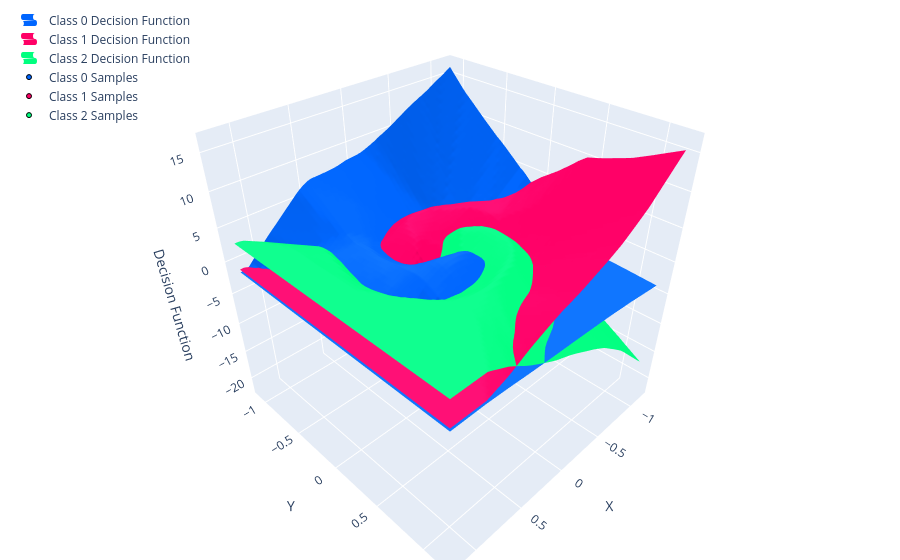

The notebook cell this image was saved under:
### Markdown cell above
### The Scores in 3D

The plot below shows the score of every class as a surface above the input plane (drag to rotate it). The predicted class is the one with the highest surface. For the linear classifier these surfaces were flat planes; now they bend.

### Code cell
vis.show_decision_functions(mlp_relu)

### Figure 1 — Plotly figure (JSON) as saved in the notebook; plotly's stock layout.template omitted (floating-point values rounded to 4 significant figures; data arrays with more than 128 entries replaced by an {"elided": "..."} marker saying what was removed)
{"data": [{"colorscale": [[0, "rgb(0, 102, 255)"], [1, "rgb(0, 102, 255)"]], "name": "Class 0 Decision Function", "opacity": 1, "showlegend": true, "showscale": false, "type": "surface", "x": [-1.168, -1.128, -1.088, -1.048, -1.008, -0.968, -0.928, -0.888, -0.848, -0.808, -0.768, -0.729, -0.689, -0.649, -0.609, -0.569, -0.529, -0.489, -0.449, -0.409, -0.369, -0.329, -0.289, -0.249, -0.209, -0.17, -0.13, -0.09, -0.05, -0.01, 0.03, 0.07, 0.11, 0.15, 0.19, 0.23, 0.27, 0.31, 0.35, 0.389, 0.429, 0.469, 0.509, 0.549, 0.589, 0.629, 0.669, 0.709, 0.749, 0.789, 0.829, 0.869, 0.908, 0.948, 0.988, 1.028, 1.068, 1.108, 1.148, 1.188], "y": [-1.095, -1.056, -1.018, -0.979, -0.94, -0.901, -0.863, -0.824, -0.785, -0.747, -0.708, -0.669, -0.63, -0.592, -0.553, -0.514, -0.476, -0.437, -0.398, -0.359, -0.321, -0.282, -0.243, -0.205, -0.166, -0.127, -0.088, -0.05, -0.011, 0.028, 0.066, 0.105, 0.144, 0.183, 0.221, 0.26, 0.299, 0.337, 0.376, 0.415, 0.454, 0.492, 0.531, 0.57, 0.608, 0.647, 0.686, 0.725, 0.763, 0.802, 0.841, 0.879, 0.918, 0.957, 0.996, 1.034, 1.073, 1.112, 1.15, 1.189], "z": {"elided": "60x60 float values"}}, {"colorscale": [[0, "rgb(255, 0, 102)"], [1, "rgb(255, 0, 102)"]], "name": "Class 1 Decision Function", "opacity": 1, "showlegend": true, "showscale": false, "type": "surface", "x": [-1.168, -1.128, -1.088, -1.048, -1.008, -0.968, -0.928, -0.888, -0.848, -0.808, -0.768, -0.729, -0.689, -0.649, -0.609, -0.569, -0.529, -0.489, -0.449, -0.409, -0.369, -0.329, -0.289, -0.249, -0.209, -0.17, -0.13, -0.09, -0.05, -0.01, 0.03, 0.07, 0.11, 0.15, 0.19, 0.23, 0.27, 0.31, 0.35, 0.389, 0.429, 0.469, 0.509, 0.549, 0.589, 0.629, 0.669, 0.709, 0.749, 0.789, 0.829, 0.869, 0.908, 0.948, 0.988, 1.028, 1.068, 1.108, 1.148, 1.188], "y": [-1.095, -1.056, -1.018, -0.979, -0.94, -0.901, -0.863, -0.824, -0.785, -0.747, -0.708, -0.669, -0.63, -0.592, -0.553, -0.514, -0.476, -0.437, -0.398, -0.359, -0.321, -0.282, -0.243, -0.205, -0.166, -0.127, -0.088, -0.05, -0.011, 0.028, 0.066, 0.105, 0.144, 0.183, 0.221, 0.26, 0.299, 0.337, 0.376, 0.415, 0.454, 0.492, 0.531, 0.57, 0.608, 0.647, 0.686, 0.725, 0.763, 0.802, 0.841, 0.879, 0.918, 0.957, 0.996, 1.034, 1.073, 1.112, 1.15, 1.189], "z": {"elided": "60x60 float values"}}, {"colorscale": [[0, "rgb(0, 255, 127)"], [1, "rgb(0, 255, 127)"]], "name": "Class 2 Decision Function", "opacity": 1, "showlegend": true, "showscale": false, "type": "surface", "x": [-1.168, -1.128, -1.088, -1.048, -1.008, -0.968, -0.928, -0.888, -0.848, -0.808, -0.768, -0.729, -0.689, -0.649, -0.609, -0.569, -0.529, -0.489, -0.449, -0.409, -0.369, -0.329, -0.289, -0.249, -0.209, -0.17, -0.13, -0.09, -0.05, -0.01, 0.03, 0.07, 0.11, 0.15, 0.19, 0.23, 0.27, 0.31, 0.35, 0.389, 0.429, 0.469, 0.509, 0.549, 0.589, 0.629, 0.669, 0.709, 0.749, 0.789, 0.829, 0.869, 0.908, 0.948, 0.988, 1.028, 1.068, 1.108, 1.148, 1.188], "y": [-1.095, -1.056, -1.018, -0.979, -0.94, -0.901, -0.863, -0.824, -0.785, -0.747, -0.708, -0.669, -0.63, -0.592, -0.553, -0.514, -0.476, -0.437, -0.398, -0.359, -0.321, -0.282, -0.243, -0.205, -0.166, -0.127, -0.088, -0.05, -0.011, 0.028, 0.066, 0.105, 0.144, 0.183, 0.221, 0.26, 0.299, 0.337, 0.376, 0.415, 0.454, 0.492, 0.531, 0.57, 0.608, 0.647, 0.686, 0.725, 0.763, 0.802, 0.841, 0.879, 0.918, 0.957, 0.996, 1.034, 1.073, 1.112, 1.15, 1.189], "z": {"elided": "60x60 float values"}}, {"marker": {"color": "rgb(0, 102, 255)", "line": {"color": "black", "width": 1}, "size": 5}, "mode": "markers", "name": "Class 0 Samples", "type": "scatter3d", "x": {"elided": "750 float values"}, "y": {"elided": "750 float values"}, "z": {"elided": "750 float values"}}, {"marker": {"color": "rgb(255, 0, 102)", "line": {"color": "black", "width": 1}, "size": 5}, "mode": "markers", "name": "Class 1 Samples", "type": "scatter3d", "x": {"elided": "749 float values"}, "y": {"elided": "749 float values"}, "z": {"elided": "749 float values"}}, {"marker": {"color": "rgb(0, 255, 127)", "line": {"color": "black", "width": 1}, "size": 5}, "mode": "markers", "name": "Class 2 Samples", "type": "scatter3d", "x": {"elided": "751 float values"}, "y": {"elided": "751 float values"}, "z": {"elided": "751 float values"}}], "layout": {"legend": {"x": 0.01, "xanchor": "left", "y": 0.99, "yanchor": "top"}, "margin": {"b": 0, "l": 0, "r": 0, "t": 0}, "scene": {"aspectmode": "manual", "aspectratio": {"x": 1, "y": 1, "z": 1}, "xaxis": {"title": {"text": "X"}}, "yaxis": {"title": {"text": "Y"}}, "zaxis": {"title": {"text": "Decision Function"}}}}}
